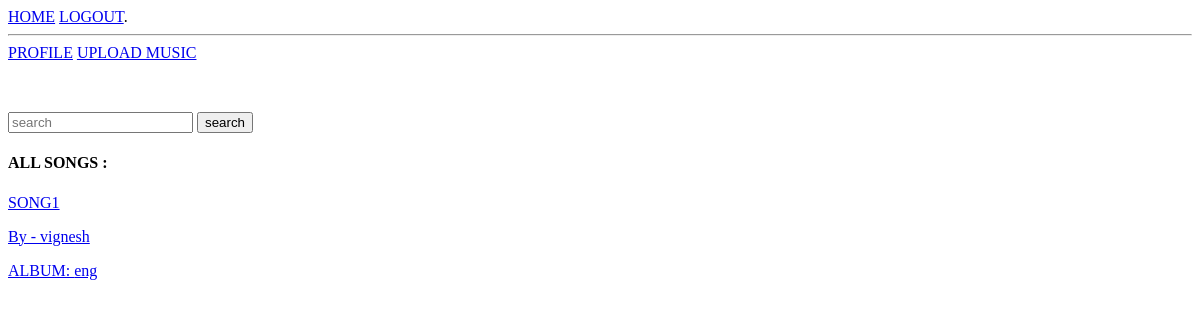
Page / (signed in) on the earlier database version.
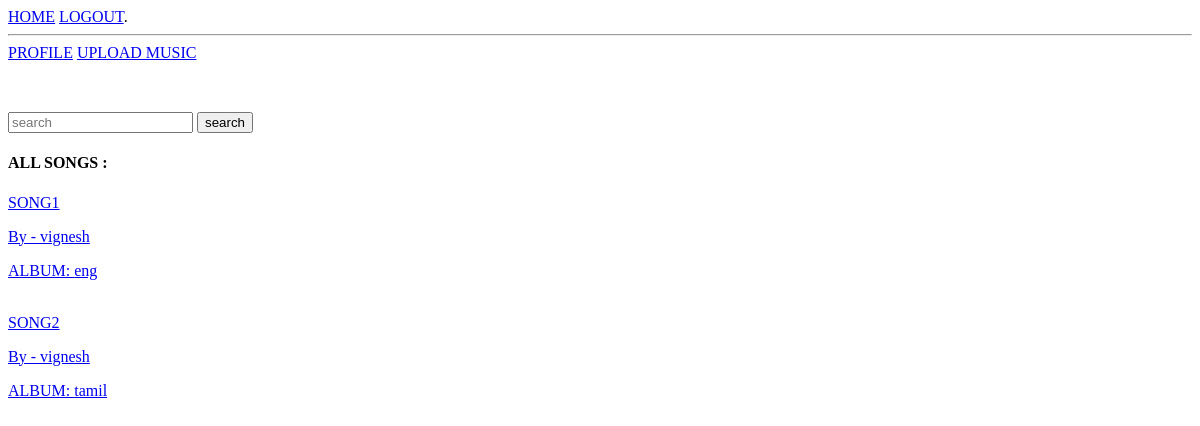
Same page on the later database version.
### app.py (models this page shows, shortened)
class Song(db.Model):
    id = db.Column(db.String(500), primary_key=True)
    url = db.Column(db.String(500),unique=True ,nullable=False)
    title = db.Column(db.String(100), nullable=False)
    artist = db.Column(db.String(100), nullable=False)
    user = db.Column(db.String(100), nullable=False)
    album = db.Column(db.String(100), nullable=True)
    file_loc = db.Column(db.String(600), nullable=False)

### app.py (the view)
@app.route('/')
def index():
    songs = Song.query.all()
    return render_template('index.html',songs=songs,search=False)

### templates/index.html
<html>
    <body>
        <nav>
            <a href="{{ url_for('index') }}">HOME</a>
            <a href="{{ url_for('logout') }}">LOGOUT</a>.
        </nav>
        <hr>
        <section>
        <div class="content">
            {% if session.name %}
                <a href="{{ url_for('profile',user_id=session.id) }}">PROFILE</a>
                <a href="{{ url_for('upload') }}">UPLOAD MUSIC</a>
                <p><br></p>
                <div>
                    <form action="{{ url_for('search') }}" method="POST">
                        <input placeholder="search" autocomplete="off" type="text" name="search">
                        <input type="submit" name="search" value="search">
                     </form>
                </div>
                {% if search==True %}
                    <p>SEARCH RESULTS ARE: </p><br>
                    <h4>SONGS:</h4>
                    {% for song in songs_title %}
                    <div>
                        <a href="{{ song.url }}"><p>{{ song.title.upper() }}</p> </a>
                        <a href="{{ url_for('profile',user_id=song.user) }}"><p>By - {{ song.artist }}</p></a>
                        {% if song.album %}
                            <a href="{{ url_for('album',user_id=song.user, album=song.album) }}">ALBUM: {{ song.album }}</a>
                        {% endif %}
                    </div>
                    {% endfor %}
                    <br>
                    <h4>ARTISTS: </h4>
                    {% for artist in artists %}
                    <div>
                        <a href="{{ url_for('profile',user_id=artist.id) }}">{{ artist.name }}</a><br>
                    </div>
                    {% endfor %}
                    <br>
                    <h4>ALBUMS: </h4>
                    {% for song in songs_album %}
                    <div>
                        <a href="{{ url_for('album',user_id=song.user, album=song.album) }}"><p>{{ song.album.upper() }}</p></a>
                        <a href="{{ url_for('profile',user_id=song.user) }}"><p>By - {{ song.artist }}</p></a>
                    </div>
                    {% endfor %}
                {% else %}
                    <h4>ALL SONGS : </h4>
                    {% for song in songs %}
                    <div>
                        <a href="{{ song.url }}"><p>{{ song.title.upper() }}</p> </a>
                        <a href="{{ url_for('profile',user_id=song.user) }}"><p>By - {{ song.artist }}</p></a>
                        {% if song.album %}
                            <a href="{{ url_for('album',user_id=song.user, album=song.album) }}">ALBUM: {{ song.album }}</a>
                        {% endif %}
                    </div>
                    <br>
                    {% endfor %}
                {% endif %}
            {% else %}
                You are not logged in. <a href="{{ url_for('login') }}">LOGIN</a>.
                <a href="{{ url_for('signup') }}">SIGNUP</a>.
        {% endif %}
        </div>
        </section>
    </body>
</html>

Differences in the rows shown:
added Song: title "SONG2", artist "vignesh", album "tamil"
